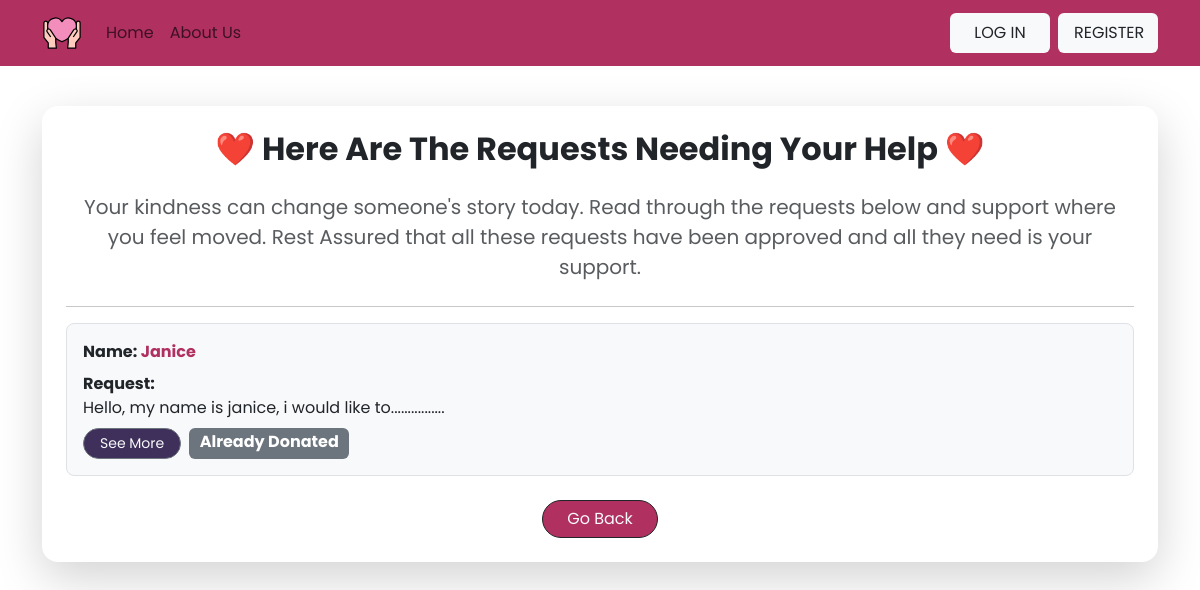
Before: /Donor/viewRequests with the older database file.
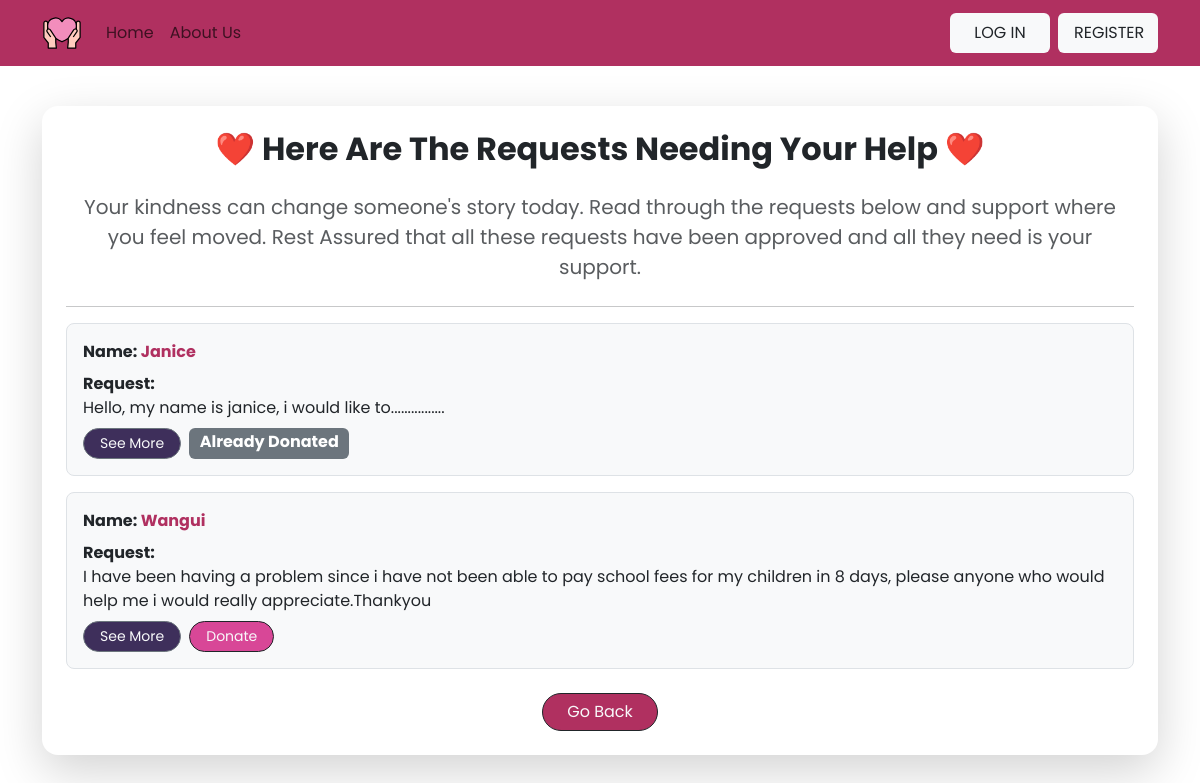
After: the same page with the newer database file.
### beneficiary/models.py (models this page shows, shortened)
class Appeal(models.Model):
    STATUS_CHOICES = [
        ('pending', 'Pending'),
        ('donated', 'Donated'),
        ('authorized', 'Authorized'),
    ]
    user = models.ForeignKey(User, on_delete=models.CASCADE)
    idNumber = models.IntegerField()
    PhoneNumber = models.IntegerField()
    request = models.CharField(max_length=1000)
    status = models.CharField(max_length=20, choices=STATUS_CHOICES, default='pending')
    created_at = models.DateField(auto_now_add=True)
    updated_at = models.DateField(auto_now=True)
    is_authorized = models.BooleanField(default=False)

### Donor/views.py (the view)
# urls.py: path('viewRequests' , views.viewRequests , name = 'DonorviewRequests'),
def viewRequests(request):
    appeals = Appeal.objects.filter(user__profile__role='beneficiary', is_authorized=True )
    context = {'appeals': appeals}
    return render (request, 'Donor/requests.html' , context)

### Donor/templates/Donor/requests.html
{% extends 'Donor/main.html' %}
{% block content %}
<div class="container my-4 pt-3">
    <div class="card shadow-lg border-0 rounded-4">
        <div class="card-body p-4">
            <h2 class="fw-bold text-center mb-4">
            ❤️ Here Are The Requests Needing Your Help {{ user.username }} ❤️
            </h2>
            <p class="text-center text-muted mb-4 fs-5">
                Your kindness can change someone's story today.
                Read through the requests below and support where you feel moved.
                Rest Assured that all these requests have been approved and all they need is your support.
            </p>
            <hr>
            {% for appeal in appeals %}
                <div class="p-3 mb-3 border rounded-3 bg-light">
                    <div class="fw-bold  ">Name:
                        <span class="textpink ">{{ appeal.user.username }}</span>
                    </div>
                    <div class="mt-2 fw-bold">Request:</div>
                    <p class="mb-2">{{ appeal.request }}</p>
                    <div class="d-flex gap-2">
                        <a href="{% url 'DonorviewOneRequest' appeal.id %}"
                           class="btn bgpurple btn-outline-secondary text-light btn-sm rounded-pill px-3">
                            See More
                        </a>
                        {% if appeal.status != 'donated' %}
                            <a href="{% url 'mpesaPayement' appeal.pk %}"
                               class="btn bgplum  text-light btn-outline-dark btn-sm rounded-pill px-3">
                                Donate
                            </a>
                        {% else %}
                            <span class="badge bg-secondary fs-6 ">Already Donated</span>
                        {% endif %}
                    </div>
                </div>
            {% empty %}
                 <h2 class="fw-bold text-center mb-4">
                ❤️ Hello, {{ user.username }}
                 </h2>
                <p class="text-center text-muted fs-5">There are no requests available at the moment. Please Keep checking for any updates. Thankyou </p>
            {% endfor %}
            <div class="text-center mt-4">
                <a href="{% url 'DonoruserHome' %}" class="btn bgpink text-light btn-outline-dark px-4 rounded-pill">
                    Go Back
                </a>
            </div>
        </div>
    </div>
</div>
{% endblock %}

Changed rows visible on the page:
now on this page (row edited): Appeal: user.username "Wangui", request "I have been having a problem since i have not been able to pay school fees for my children in 8 days, please anyone who would help me i would really appreciate.Thankyou", status "Donate"
